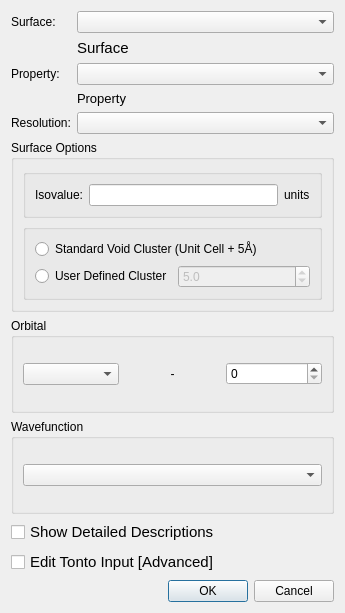
<?xml version="1.0" encoding="UTF-8"?>
<ui version="4.0">
 <class>SurfaceGenerationDialog</class>
 <widget class="QDialog" name="SurfaceGenerationDialog">
  <property name="geometry">
   <rect>
    <x>0</x>
    <y>0</y>
    <width>345</width>
    <height>613</height>
   </rect>
  </property>
  <property name="sizePolicy">
   <sizepolicy hsizetype="Minimum" vsizetype="Minimum">
    <horstretch>0</horstretch>
    <verstretch>0</verstretch>
   </sizepolicy>
  </property>
  <property name="windowTitle">
   <string>Surface Generation</string>
  </property>
  <layout class="QVBoxLayout" name="verticalLayout_4">
   <item>
    <layout class="QGridLayout" name="gridLayout">
     <item row="0" column="0">
      <widget class="QLabel" name="label">
       <property name="sizePolicy">
        <sizepolicy hsizetype="Minimum" vsizetype="Preferred">
         <horstretch>0</horstretch>
         <verstretch>0</verstretch>
        </sizepolicy>
       </property>
       <property name="text">
        <string>Surface:</string>
       </property>
      </widget>
     </item>
     <item row="0" column="1">
      <widget class="SurfaceTypeDropdown" name="surfaceComboBox">
       <property name="sizePolicy">
        <sizepolicy hsizetype="Expanding" vsizetype="Fixed">
         <horstretch>0</horstretch>
         <verstretch>0</verstretch>
        </sizepolicy>
       </property>
      </widget>
     </item>
     <item row="4" column="0">
      <widget class="QLabel" name="label_2">
       <property name="text">
        <string>Resolution:</string>
       </property>
      </widget>
     </item>
     <item row="4" column="1">
      <widget class="ResolutionDropdown" name="resolutionComboBox">
       <property name="currentIndex">
        <number>-1</number>
       </property>
      </widget>
     </item>
     <item row="2" column="1">
      <widget class="SurfacePropertyTypeDropdown" name="propertyComboBox"/>
     </item>
     <item row="2" column="0">
      <widget class="QLabel" name="label_3">
       <property name="text">
        <string>Property:</string>
       </property>
      </widget>
     </item>
     <item row="1" column="1">
      <widget class="QLabel" name="surfaceDescriptionLabel">
       <property name="sizePolicy">
        <sizepolicy hsizetype="Preferred" vsizetype="Minimum">
         <horstretch>0</horstretch>
         <verstretch>0</verstretch>
        </sizepolicy>
       </property>
       <property name="font">
        <font>
         <pointsize>11</pointsize>
        </font>
       </property>
       <property name="text">
        <string>Surface</string>
       </property>
       <property name="wordWrap">
        <bool>true</bool>
       </property>
      </widget>
     </item>
     <item row="3" column="1">
      <widget class="QLabel" name="propertyDescriptionLabel">
       <property name="sizePolicy">
        <sizepolicy hsizetype="Preferred" vsizetype="Minimum">
         <horstretch>0</horstretch>
         <verstretch>0</verstretch>
        </sizepolicy>
       </property>
       <property name="font">
        <font>
         <pointsize>10</pointsize>
        </font>
       </property>
       <property name="text">
        <string>Property</string>
       </property>
       <property name="wordWrap">
        <bool>true</bool>
       </property>
      </widget>
     </item>
    </layout>
   </item>
   <item>
    <widget class="QGroupBox" name="surfaceOptionsBox">
     <property name="title">
      <string>Surface Options</string>
     </property>
     <layout class="QVBoxLayout" name="verticalLayout_3">
      <item>
       <widget class="QGroupBox" name="isovalueBox">
        <property name="sizePolicy">
         <sizepolicy hsizetype="Preferred" vsizetype="Minimum">
          <horstretch>0</horstretch>
          <verstretch>0</verstretch>
         </sizepolicy>
        </property>
        <property name="title">
         <string/>
        </property>
        <layout class="QHBoxLayout" name="horizontalLayout_4">
         <item>
          <widget class="QLabel" name="label_5">
           <property name="text">
            <string>Isovalue:</string>
           </property>
          </widget>
         </item>
         <item>
          <widget class="QLineEdit" name="isovalueLineEdit">
           <property name="text">
            <string/>
           </property>
           <property name="alignment">
            <set>Qt::AlignCenter</set>
           </property>
          </widget>
         </item>
         <item>
          <widget class="QLabel" name="unitLabel">
           <property name="text">
            <string>units</string>
           </property>
          </widget>
         </item>
        </layout>
       </widget>
      </item>
      <item>
       <widget class="QGroupBox" name="clusterBox">
        <property name="sizePolicy">
         <sizepolicy hsizetype="Preferred" vsizetype="Minimum">
          <horstretch>0</horstretch>
          <verstretch>0</verstretch>
         </sizepolicy>
        </property>
        <property name="title">
         <string/>
        </property>
        <layout class="QVBoxLayout" name="verticalLayout">
         <item>
          <widget class="QRadioButton" name="useUnitCellPlusFiveAng">
           <property name="sizePolicy">
            <sizepolicy hsizetype="Minimum" vsizetype="Fixed">
             <horstretch>0</horstretch>
             <verstretch>0</verstretch>
            </sizepolicy>
           </property>
           <property name="text">
            <string>Standard Void Cluster (Unit Cell + 5Å)</string>
           </property>
          </widget>
         </item>
         <item>
          <layout class="QHBoxLayout" name="horizontalLayout">
           <item>
            <widget class="QRadioButton" name="useUserDefinedCluster">
             <property name="text">
              <string>User Defined Cluster</string>
             </property>
            </widget>
           </item>
           <item>
            <widget class="QDoubleSpinBox" name="voidClusterPaddingSpinBox">
             <property name="enabled">
              <bool>false</bool>
             </property>
             <property name="decimals">
              <number>1</number>
             </property>
             <property name="maximum">
              <double>10.000000000000000</double>
             </property>
             <property name="value">
              <double>5.000000000000000</double>
             </property>
            </widget>
           </item>
          </layout>
         </item>
        </layout>
       </widget>
      </item>
     </layout>
    </widget>
   </item>
   <item>
    <widget class="QGroupBox" name="orbitalBox">
     <property name="sizePolicy">
      <sizepolicy hsizetype="Preferred" vsizetype="Minimum">
       <horstretch>0</horstretch>
       <verstretch>0</verstretch>
      </sizepolicy>
     </property>
     <property name="title">
      <string>Orbital</string>
     </property>
     <layout class="QHBoxLayout" name="horizontalLayout_2">
      <item>
       <widget class="QComboBox" name="comboBoxHL"/>
      </item>
      <item>
       <widget class="QLabel" name="signLabel">
        <property name="text">
         <string>-</string>
        </property>
        <property name="alignment">
         <set>Qt::AlignCenter</set>
        </property>
       </widget>
      </item>
      <item>
       <widget class="QSpinBox" name="spinBoxHL"/>
      </item>
     </layout>
    </widget>
   </item>
   <item>
    <widget class="QGroupBox" name="wavefunctionBox">
     <property name="title">
      <string>Wavefunction</string>
     </property>
     <layout class="QVBoxLayout" name="verticalLayout_5">
      <item>
       <widget class="QComboBox" name="wavefunctionCombobox"/>
      </item>
     </layout>
    </widget>
   </item>
   <item>
    <widget class="QCheckBox" name="showDescriptionsCheckBox">
     <property name="font">
      <font>
       <pointsize>11</pointsize>
      </font>
     </property>
     <property name="text">
      <string>Show Detailed Descriptions</string>
     </property>
    </widget>
   </item>
   <item>
    <widget class="QCheckBox" name="editCheckBox">
     <property name="font">
      <font>
       <pointsize>11</pointsize>
      </font>
     </property>
     <property name="text">
      <string>Edit Tonto Input [Advanced]</string>
     </property>
    </widget>
   </item>
   <item>
    <widget class="QDialogButtonBox" name="buttonBox">
     <property name="orientation">
      <enum>Qt::Horizontal</enum>
     </property>
     <property name="standardButtons">
      <set>QDialogButtonBox::Cancel|QDialogButtonBox::Ok</set>
     </property>
    </widget>
   </item>
  </layout>
 </widget>
 <customwidgets>
  <customwidget>
   <class>ResolutionDropdown</class>
   <extends>QComboBox</extends>
   <header>surfacedropdown.h</header>
  </customwidget>
  <customwidget>
   <class>SurfaceTypeDropdown</class>
   <extends>QComboBox</extends>
   <header>surfacedropdown.h</header>
  </customwidget>
  <customwidget>
   <class>SurfacePropertyTypeDropdown</class>
   <extends>QComboBox</extends>
   <header>surfacedropdown.h</header>
  </customwidget>
 </customwidgets>
 <tabstops>
  <tabstop>surfaceComboBox</tabstop>
  <tabstop>propertyComboBox</tabstop>
  <tabstop>resolutionComboBox</tabstop>
  <tabstop>isovalueLineEdit</tabstop>
  <tabstop>wavefunctionCombobox</tabstop>
  <tabstop>useUnitCellPlusFiveAng</tabstop>
  <tabstop>useUserDefinedCluster</tabstop>
  <tabstop>voidClusterPaddingSpinBox</tabstop>
  <tabstop>comboBoxHL</tabstop>
  <tabstop>spinBoxHL</tabstop>
  <tabstop>showDescriptionsCheckBox</tabstop>
  <tabstop>editCheckBox</tabstop>
  <tabstop>buttonBox</tabstop>
 </tabstops>
 <resources/>
 <connections>
  <connection>
   <sender>buttonBox</sender>
   <signal>rejected()</signal>
   <receiver>SurfaceGenerationDialog</receiver>
   <slot>reject()</slot>
   <hints>
    <hint type="sourcelabel">
     <x>172</x>
     <y>575</y>
    </hint>
    <hint type="destinationlabel">
     <x>172</x>
     <y>297</y>
    </hint>
   </hints>
  </connection>
  <connection>
   <sender>buttonBox</sender>
   <signal>accepted()</signal>
   <receiver>SurfaceGenerationDialog</receiver>
   <slot>accept()</slot>
   <hints>
    <hint type="sourcelabel">
     <x>172</x>
     <y>575</y>
    </hint>
    <hint type="destinationlabel">
     <x>172</x>
     <y>297</y>
    </hint>
   </hints>
  </connection>
 </connections>
</ui>
